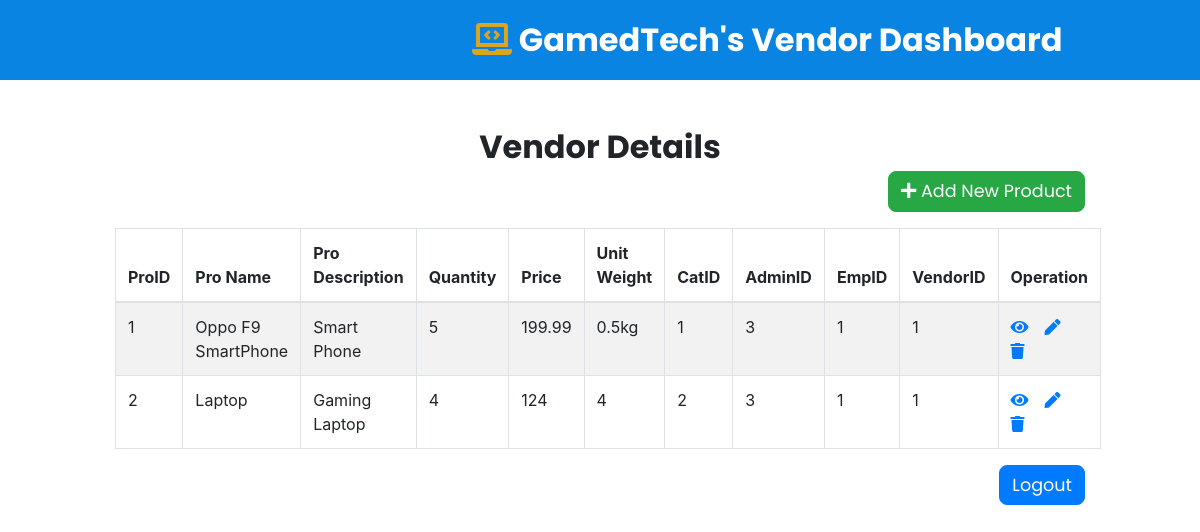
The page /GamedTechProject/vendorDashboard.php on the database its author committed.
### tables this page shows
CREATE TABLE `product` (
  `ProID` int NOT NULL,
  `ProName` varchar(20) NOT NULL,
  `ProDescription` varchar(20) NOT NULL,
  `Quantity` varchar(20) NOT NULL,
  `Price` varchar(20) NOT NULL,
  `UnitWeight` varchar(20) NOT NULL,
  `CatID` int NOT NULL,
  `AdminID` int NOT NULL,
  `EmpID` int NOT NULL,
  `VendorID` int NOT NULL
);

### GamedTechProject/vendorDashboard.php (the view, shortened to what this page needs)
<!DOCTYPE html>
<html lang="en">
<head>
    <link rel="stylesheet" href="https://stackpath.bootstrapcdn.com/bootstrap/4.5.2/css/bootstrap.min.css">
    <link rel="stylesheet" href="https://cdnjs.cloudflare.com/ajax/libs/font-awesome/5.15.4/css/all.min.css">
    <link rel="stylesheet" href="css/styles3.css">
</head>
<body>
    <header class="header">
        <a href="vendorDashboard.php" class="logo"> <i class="fas fa-laptop-code"></i> GamedTech's Vendor Dashboard </a>
    </header>
    <div class="wrapper">
        <div class="container-fluid">
            <div class="row">
                <div class="col-md-12">
                    <div class="mt-5 mb-3 clearfix">
                        <h2 class="employeeText">Vendor Details</h2>
                        <a href="addProduct.php" class="btn btn-success btn"><i class="fa fa-plus"></i> Add New Product</a>
                    </div>
                    <?php
                    require_once "Conn.php";
                    $sql = "SELECT * FROM product";
                    if($result = mysqli_query($conn, $sql)){
                        if(mysqli_num_rows($result) > 0){
                            echo '<table class="table table-bordered table-striped">';
                                echo "<thead>";
                                    echo "<tr>";
                                        echo "<th>ProID </th>";
                                        echo "<th>Pro Name</th>";
                                        echo "<th>Pro Description</th>";
                                        echo "<th>Quantity</th>";
                                        echo "<th>Price</th>";
                                        echo "<th>Unit Weight</th>";
                                        echo "<th>CatID </th>";
                                        echo "<th>AdminID </th>";
                                        echo "<th>EmpID </th>";
                                        echo "<th>VendorID </th>";
                                        echo "<th>Operation</th>";
                                    echo "</tr>";
                                echo "</thead>";
                                echo "<tbody>";
                                while($row = mysqli_fetch_array($result)){
                                    echo "<tr>";
                                        echo "<td>" . $row['ProID'] . "</td>";
                                        echo "<td>" . $row['ProName'] . "</td>";
                                        echo "<td>" . $row['ProDescription'] . "</td>";
                                        echo "<td>" . $row['Quantity'] . "</td>";
                                        echo "<td>" . $row['Price'] . "</td>";
                                        echo "<td>" . $row['UnitWeight'] . "</td>";
                                        echo "<td>" . $row['CatID'] . "</td>";
                                        echo "<td>" . $row['AdminID'] . "</td>";
                                        echo "<td>" . $row['EmpID'] . "</td>";
                                        echo "<td>" . $row['VendorID'] . "</td>";
                                        echo "<td>";
                                            echo '<a href="vendorRead.php?id='. $row['ProID'] .'" class="mr-3" title="View Record" data-toggle="tooltip"><span class="fa fa-eye"></span></a>';
                                            echo '<a href="vendorUpdate.php?id='. $row['ProID'] .'" class="mr-3" title="Update Record" data-toggle="tooltip"><span class="fa fa-pen"></span></a>';
                                            echo '<a href="vendorDelete.php?id='. $row['ProID'] .'" title="Delete Record" data-toggle="tooltip"><span class="fa fa-trash"></span></a>';
                                        echo "</td>";
                                    echo "</tr>";
                                }
                                echo "</tbody>";
                            echo "</table>";
                        } else{
                            echo '<div class="alert alert-danger"><em>No records were found.</em></div>';
                        }
                    } else{
                        echo "Oops! Something went wrong. Please try again later.";
                    }
                    ?>
                </div>
            </div>
            <a href="login.php" class="btn btn-primary ml-2">Logout</a>
        </div>
    </div>
</body>
</html>

### GamedTechProject/css/styles3.css (style rules this page uses)
.header { position: -webkit-sticky; position: sticky; top: 0; right: 0; left: 0; z-index: 1000; background-color: #0984e3; display: -webkit-box; display: -ms-flexbox; display: flex; -webkit-box-align: center; -ms-flex-align: center; align-items: center; -webkit-box-pack: justify; -ms-flex-pack: justify; justify-content: space-between; padding: 1rem 6%; }
.header .logo { font-family: 'Poppins', sans-serif; font-size: 2.5rem; color: #ffffff; font-weight: bolder; }
.header a { margin-left: 33rem; }
.header .logo i { color: goldenrod; }
.container-fluid .employeeText { margin-bottom: 0.3rem; font-size: 2rem; font-family: 'Poppins', sans-serif; font-weight: bold; text-align: center; }
.container-fluid .btn { font-family: 'Poppins', sans-serif; font-size: 1.1rem; float: right; border-radius: 0.5rem; }
@media (max-width: 1418px) { .header .logo { font-size: 2rem; margin-left: 25rem; } }

### GamedTechProject/vendorDashboard.php (style rules this page uses)
.wrapper { width: 1000px; margin: 0 auto; }
table tr td:last-child { width: 120px; }

### rows shown on the page
product: ProID "1", ProName "Oppo F9 SmartPhone", ProDescription "Smart Phone", Quantity "5", Price "199.99", UnitWeight "0.5kg", CatID "1", AdminID "3", EmpID "1", VendorID "1"
product: ProID "2", ProName "Laptop", ProDescription "Gaming Laptop", Quantity "4", Price "124", UnitWeight "4", CatID "2", AdminID "3", EmpID "1", VendorID "1"
